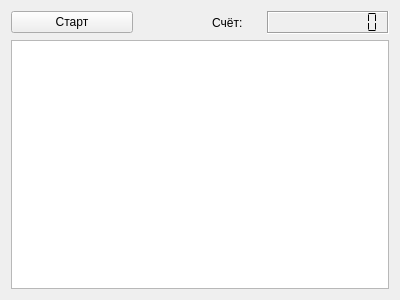
<?xml version="1.0" encoding="UTF-8"?>
<ui version="4.0">
 <class>Widget</class>
 <widget class="QWidget" name="Widget">
  <property name="geometry">
   <rect>
    <x>0</x>
    <y>0</y>
    <width>400</width>
    <height>300</height>
   </rect>
  </property>
  <property name="windowTitle">
   <string>Widget</string>
  </property>
  <layout class="QGridLayout" name="gridLayout">
   <item row="0" column="0">
    <widget class="QPushButton" name="pushButton">
     <property name="text">
      <string>Старт</string>
     </property>
    </widget>
   </item>
   <item row="0" column="1">
    <widget class="QLabel" name="label">
     <property name="text">
      <string>                      Счёт:</string>
     </property>
    </widget>
   </item>
   <item row="0" column="2">
    <widget class="QLCDNumber" name="lcdNumber">
     <property name="frameShape">
      <enum>QFrame::Box</enum>
     </property>
     <property name="frameShadow">
      <enum>QFrame::Sunken</enum>
     </property>
     <property name="digitCount">
      <number>10</number>
     </property>
     <property name="segmentStyle">
      <enum>QLCDNumber::Flat</enum>
     </property>
    </widget>
   </item>
   <item row="1" column="0" colspan="3">
    <widget class="QGraphicsView" name="graphicsView"/>
   </item>
  </layout>
 </widget>
 <layoutdefault spacing="6" margin="11"/>
 <resources/>
 <connections/>
</ui>
